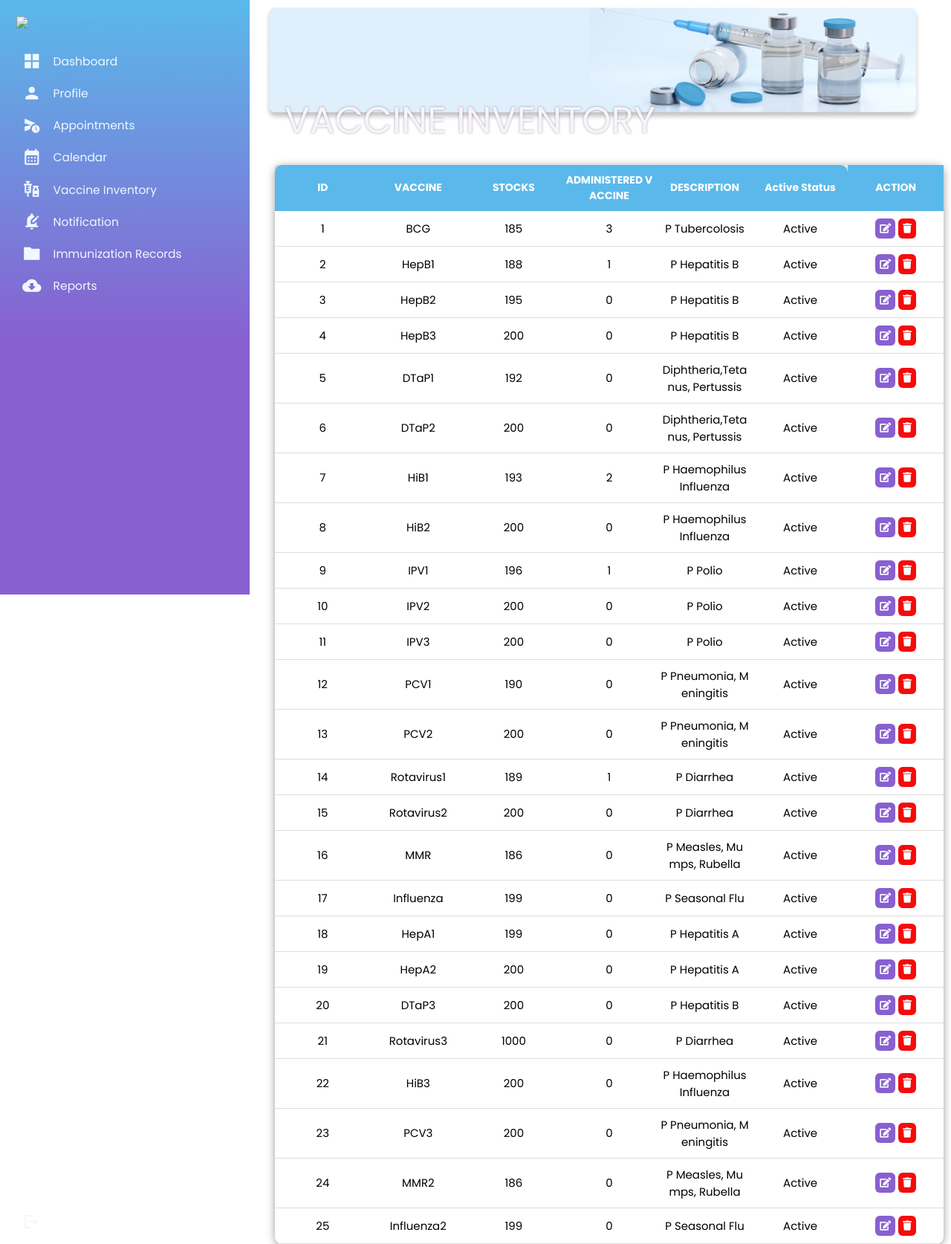
Page /Admin/VaccineInventory-TAB.php (signed in) on the earlier database version.
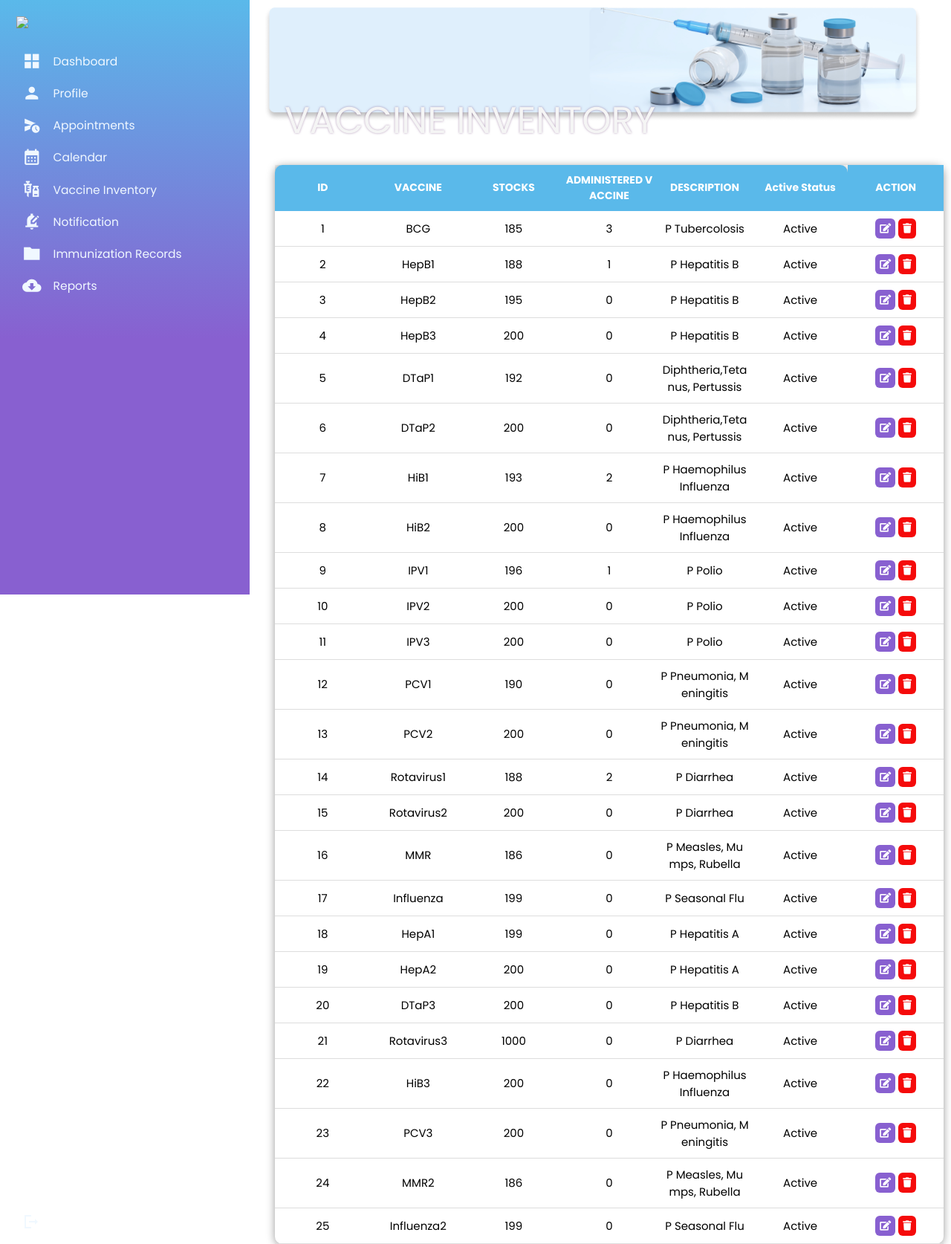
Same page on the later database version.
### tables this page shows
CREATE TABLE `vaccineinventory` (
  `vacid` int(11) NOT NULL,
  `vac_name` varchar(11) NOT NULL,
  `vac_desc` varchar(40) NOT NULL,
  `stocks` int(11) NOT NULL,
  `administered` int(11) NOT NULL,
  `req_dose` int(11) NOT NULL,
  `lower_limit` varchar(11) NOT NULL,
  `upper_limit` varchar(11) NOT NULL,
  `exp_date` date NOT NULL,
  `active` int(11) DEFAULT 1
);

### Admin_appointment/vaccine_details.php (called while the page is built)
<?php
include '../Homepage/config.php';
    $select = mysqli_query($conn, "SELECT * FROM vaccineinventory ORDER BY active DESC, vacid ASC") or die('query failed');
    $vaccine_list = mysqli_fetch_all($select, MYSQLI_ASSOC);
?>

### Admin/VaccineInventory-TAB.php (the view, shortened to what this page needs)
<?php include('../templates/Header.php'); ?>
<?php include('../Admin_appointment/vaccine_details.php'); ?>
<link rel="stylesheet" href="./css/style6.css">
<link rel="stylesheet" href="https://use.fontawesome.com/releases/v5.15.4/css/all.css" />
<body>
<div class="container1">
        <div class="column1">
          <?php include('../templates/Admin-Dash.php'); ?>
        </div>
        <div class="column">
            <div class="dashboard">
                <img src="./images/Vaccine inventory.png">
            <div class="dashboard-text">
                <h1>VACCINE INVENTORY</h1>
            </div>
            </div>
            <div class="table2">
            <div class="table2_section">
                <table>
                    <thead>
                        <tr>
                            <th>ID</th>
                            <th>VACCINE</th>
                            <th>STOCKS</th>
                            <th>ADMINISTERED VACCINE</th>
                            <th>DESCRIPTION</th>
                            <th>Active Status</th>
                            <th>ACTION</th>
                        </tr>
                    </thead>
                    <tbody>
                        <?php
                            foreach($vaccine_list as $value){
                                $vacid = $value['vacid'];
                        ?>
                        <tr>
                            <td><?php echo $value['vacid']; ?></td>
                            <td><?php echo $value['vac_name']; ?></td>
                            <td><?php echo $value['stocks']; ?></td>
                            <td><?php echo $value['administered']; ?></td>
                            <td><?php echo $value['vac_desc']; ?></td>
                            <td><?php if($value['active'] == 1){ echo "Active"; }else{ echo "Inactive"; } ?></td>
                            <td>
                                <button id="update_vaccine-<?php echo $vacid ; ?>"><i class="fas fa-edit"></i></button>
                                <button id="delete_vaccine-<?php echo $vacid ; ?>"><i class="fas fa-trash"></i></button>
                            </td>
                        </tr>
                        <?php }?>
                    </tbody>
                </table>
            </div>
        </div>
</div>
</body>
</html>

Differences in the rows shown:
changed vaccineinventory "Rotavirus1": stocks "189" → "188"; administered "1" → "2"
